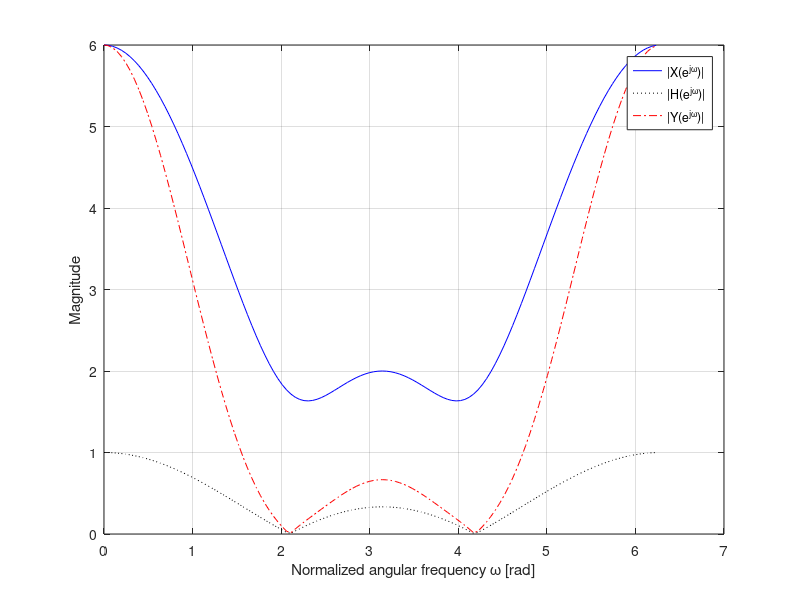

MATLAB code for this plot: (Note: this script raises an error after producing the figure.)
%[text] # Sample 5-1: Univariate convolution
%[text] Advanced Topics in Image Processing, Lecture 5 "Fourier Analysis"
%[text] Shogo Muramatsu
%[text] Verified: MATLAB R2026b
%%
%[text] ## Input signal $(x\[n\])\_n$
x = [1 2 3];
%%
%[text] ## Impulse response $(h\[n\])\_n$ of a linear shift-invariant system
h = [1 1 1]/3;
%%
%[text] ## Output $(y\[n\])\_n$ of the linear shift-invariant system
%[text] Convolution
%[text]{"align":"center"} $(y\[n\])\_n=(h\[n\])\_n \\ast (x\[n\])\_n = \\sum\_{m=-\\infty}^{\\infty}x\[m\](h\[n-m\])\_n$
y = conv(h,x);
%%
%[text] ## Spectrum of the input signal $(x\[n\])\_n$
%[text]{"align":"center"} $X(\\mathrm{e}^{\\mathrm{j}\\omega})= \\sum\_{n=-\\infty}^{\\infty}x\[n\]\\mathrm{e}^{-\\mathrm{j}\\omega n},\\ \\omega\\in\\mathbb{R}$
%[text] Frequency sampling of the DSFT by the DFT (FFT)
%[text]{"align":"center"} $X\[k\] = \\left.X(\\mathrm{e}^{\\mathrm{j}\\omega})\\right|\_{\\omega=\\frac{2\\pi }{N}k},\\ k\\in\\{0,1,2,\\ldots,N-1\\}$
% Number of frequency sample points in [0,2pi)
nPoints = 128; %[control:slider:9966]{"position":[11,14]}

% Spectrum of x[n]
X = fft(x,nPoints);
%%
%[text] ## Frequency response of the filter $(h\[n\])\_n$
%[text]{"align":"center"} $H(\\mathrm{e}^{\\mathrm{j}\\omega})= \\sum\_{n=-\\infty}^{\\infty}h\[n\]\\mathrm{e}^{-\\mathrm{j}\\omega n},\\ \\omega\\in\\mathbb{R}$
%[text] Frequency sampling of the DSFT by the DFT (FFT)
%[text]{"align":"center"} $H\[k\] = \\left.H(\\mathrm{e}^{\\mathrm{j}\\omega})\\right|\_{\\omega=\\frac{2\\pi }{N}k},\\ k\\in\\{0,1,2,\\ldots,N-1\\}$
H = fft(h,nPoints);
%%
%[text] ## Spectrum of the output signal $(y\[n\])\_n$
%[text]{"align":"center"} $Y(\\mathrm{e}^{\\mathrm{j}\\omega})= \\sum\_{n=-\\infty}^{\\infty}y\[n\]\\mathrm{e}^{-\\mathrm{j}\\omega n},\\ \\omega\\in\\mathbb{R}$
%[text] Frequency sampling of the DSFT by the DFT (FFT)
%[text]{"align":"center"} $Y\[k\] = \\left.Y(\\mathrm{e}^{\\mathrm{j}\\omega})\\right|\_{\\omega=\\frac{2\\pi }{N}k},\\ k\\in\\{0,1,2,\\ldots,N-1\\}$
Y = fft(y,nPoints);
%%
%[text] ## Display of the spectra and the frequency response
%[text]{"align":"center"} $Y(\\mathrm{e}^{\\mathrm{j}\\omega})=H(\\mathrm{e}^{\\mathrm{j}\\omega})X(\\mathrm{e}^{\\mathrm{j}\\omega})$
% Frequency sample points
w = 2*pi*(0:nPoints-1)/nPoints;

figure
ax = gca;
plot(ax,w,abs(X),'b',w,abs(H),'k:',w,abs(Y),'r-.')
grid(ax,'on')
xlabel(ax,'Normalized angular frequency \omega [rad]')
ylabel(ax,'Magnitude')
legend(ax,'|X(e^{j\omega})|','|H(e^{j\omega})|','|Y(e^{j\omega})|')
ax.XLim = [0 2*pi];
ax.XTick = [0 pi 2*pi];
ax.XTickLabel = {'0', '\pi', '2\pi'};
%%
%[text] ## Analysis of the linear shift-invariant system
%[text] ### Impulse response
%[text]{"align":"center"} $h\[n\],\\ n\\in\\mathbb{Z}$
figure
impz(h)
%[text] ### Transfer function
%[text]{"align":"center"} $H(z)= \\sum\_{n=-\\infty}^{\\infty}h\[n\]z^{-n},\\ z\\in\\mathbb{C}$
figure
zplane(h)
%[text] ### Frequency response
%[text]{"align":"center"} $H(\\mathrm{e}^{\\mathrm{j}\\omega})= \\left.H(z)\\right|\_{z=\\mathrm{e}^{\\mathrm{j}\\omega}},\\ \\omega\\in \\mathbb{R}$
%[text] - Magnitude response: $|H(\\mathrm{e}^{\\mathrm{j}\\omega})|$
%[text] - Phase response: $\\angle H(\\mathrm{e}^{\\mathrm{j}\\omega})$ \
figure
freqz(h)
%%
%[text] © Copyright, Shogo MURAMATSU, All rights reserved.

%[appendix]{"version":"1.0"}
%---
%[metadata:view]
%   data: {"layout":"inline","rightPanelPercent":40}
%---
%[control:slider:9966]
%   data: {"defaultValue":128,"label":"nPoints","max":512,"min":16,"run":"SectionToEnd","runOn":"ValueChanging","step":16}
%---
